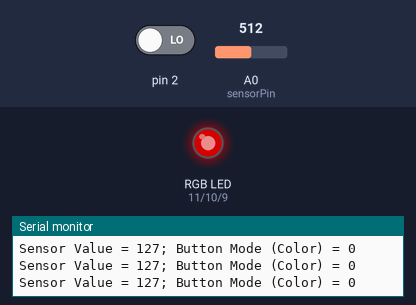
Simulated run of this sketch. Board: Arduino Uno, built with avr-gcc and run on an emulated ATmega328P. Parts: an RGB LED mixed from three pins (HIGH = lit), the last lines printed to the serial monitor. The test bench sets the inputs (shaded band); at power-on: A0 (sensorPin) = 512, pin 2 LOW. Dim RGB values are drawn brighter than linear.

Above: at 1.2 s.
1.3 s: A0 (sensorPin) set to 417
At 2.2 s:
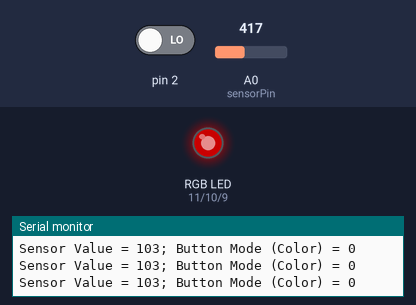
4.3 s: A0 (sensorPin) set to 392
At 5.5 s:
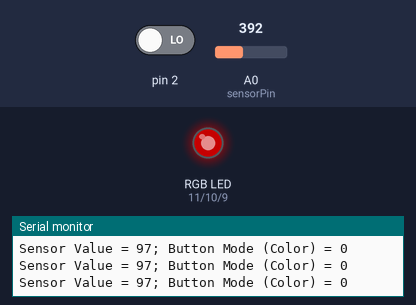
7.3 s: pin 2 driven HIGH
At 8.5 s:
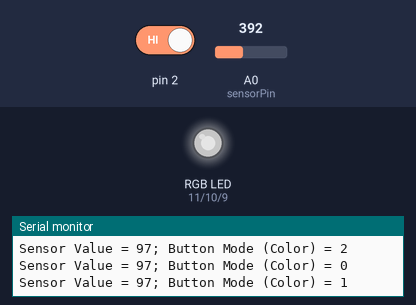
8.8 s: A0 (sensorPin) set to 716
At 9.4 s:
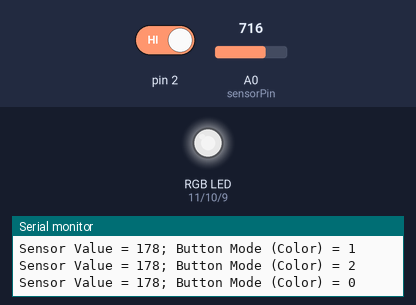
10.4 s: A0 (sensorPin) set to 0
At 11.2 s:
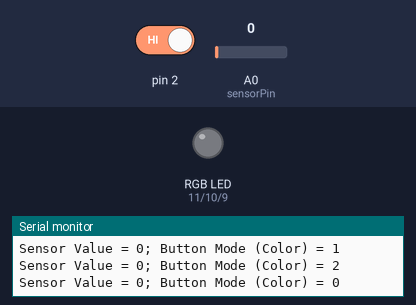
12.0 s: A0 (sensorPin) set to 37
At 12.8 s:
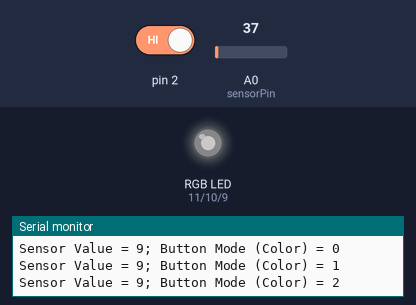
13.6 s: A0 (sensorPin) set to 43
Timing chart, 0 to 16.6 s (numbered marks = the images above; inputs shaded):
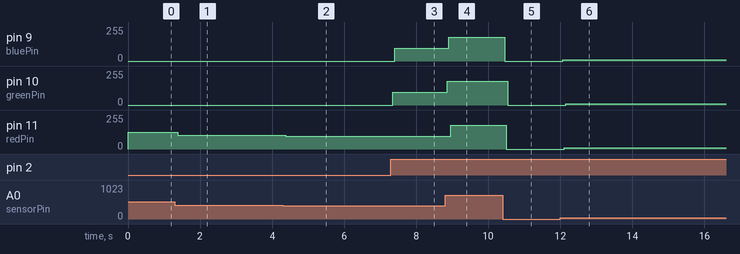

The sketch:

rgb.ino
```cpp
/**
 * Reads an analog value and uses it to dim a color of an RGB
 * LED. The color is controlled by a button.
 *
 * Connections:
 * 1) Pin 1 of 50k potentiometer (POT) to ground (GND)
 * 2) Pin 3 of POT to 5 volts (VCC)
 * 3) Pin 2 of POT to analog input A0
 * 4) Pin 1 of push button to VCC
 * 5) Pin 2 of push button to digital pin 2
 * 6) Digital pin 2 to pin 1 of resistor R4 (10M)
 * 7) R4 pin 2 to GND
 * 8) Pin 11 to pin 1 of R1 (220 ohms)
 * 9) Pin 2 of R1 to RGB LED red pin
 * 10) Pin 10 to pin 1 of R2 (220 ohms)
 * 11) Pin 2 of R2  to RGB LED green pin
 * 12) Pin 11 to pin 1 of R3 (220 ohms)
 * 13) Pin 2 of R3 to RGB LED blue pin
 * 14) Cathode of RGB LED to GND
 */

#define BUTTON_RED 0
#define BUTTON_GREEN 1
#define BUTTON_BLUE 2

int redPin = 11;
int greenPin = 10;
int bluePin = 9;

int sensorPin = A0;
int sensorValue = 0;

int buttonMode = BUTTON_RED;
int redValue = 0;
int greenValue = 0;
int blueValue = 0;

void setup() {
  pinMode(redPin, OUTPUT);
  pinMode(greenPin, OUTPUT);
  pinMode(bluePin, OUTPUT);
  Serial.begin(9600);
}

void loop() {
  // Read in Button
  // TODO Add debouncing
  int buttonValue = digitalRead(2);


  // Cycle through color modes
  if (buttonValue == HIGH) {
    if (buttonMode == BUTTON_RED) {
      buttonMode = BUTTON_GREEN;
    } else if (buttonMode == BUTTON_GREEN) {
      buttonMode = BUTTON_BLUE;
    } else {
      buttonMode = BUTTON_RED;
    }
  }

  // Read value from potentiometer and convert it to range 0-255
  sensorValue = analogRead(sensorPin);
  sensorValue = map(sensorValue, 0, 1023, 0, 255);

  Serial.print("Sensor Value = ");
  Serial.print(sensorValue);
  Serial.print("; Button Mode (Color) = ");
  Serial.println(buttonMode);

  if (buttonMode == BUTTON_RED) {
    redValue = sensorValue;
  } else if (buttonMode == BUTTON_GREEN) {
    greenValue = sensorValue;
  } else {
    blueValue = sensorValue;
  }

  setColor(redValue, greenValue, blueValue);
}

// Works with base ten integers and hex values
void setColor(int red, int green, int blue)
{
  analogWrite(redPin, red);
  analogWrite(greenPin, green);
  analogWrite(bluePin, blue);
}
```

Measured:
- after the input at 1.3 s, pin 11 (redPin): 127/255 → 103/255 after 0.08 s
- after the input at 4.3 s, pin 11 (redPin): 103/255 → 97/255 after 0.08 s
- after the input at 7.3 s, pin 9 (bluePin): 0/255 → 97/255 after 0.10 s; pin 10 (greenPin): 0/255 → 97/255 after 0.05 s
- after the input at 8.8 s, pin 9 (bluePin): 97/255 → 178/255 after 0.11 s; pin 10 (greenPin): 97/255 → 178/255 after 0.06 s; pin 11 (redPin): 97/255 → 178/255 after 0.16 s
- after the input at 10.4 s, pin 9 (bluePin): 178/255 → 0/255 after 0.05 s; pin 10 (greenPin): 178/255 → 0/255 after 0.14 s; pin 11 (redPin): 178/255 → 0/255 after 0.10 s
- after the input at 12.0 s, pin 9 (bluePin): 0/255 → 9/255 after 0.06 s; pin 10 (greenPin): 0/255 → 9/255 after 0.15 s; pin 11 (redPin): 0/255 → 9/255 after 0.11 s
- after the input at 13.6 s, pin 9 (bluePin): 9/255 → 10/255 after 0.07 s; pin 10 (greenPin): 9/255 → 10/255 after 0.16 s; pin 11 (redPin): 9/255 → 10/255 after 0.12 s
